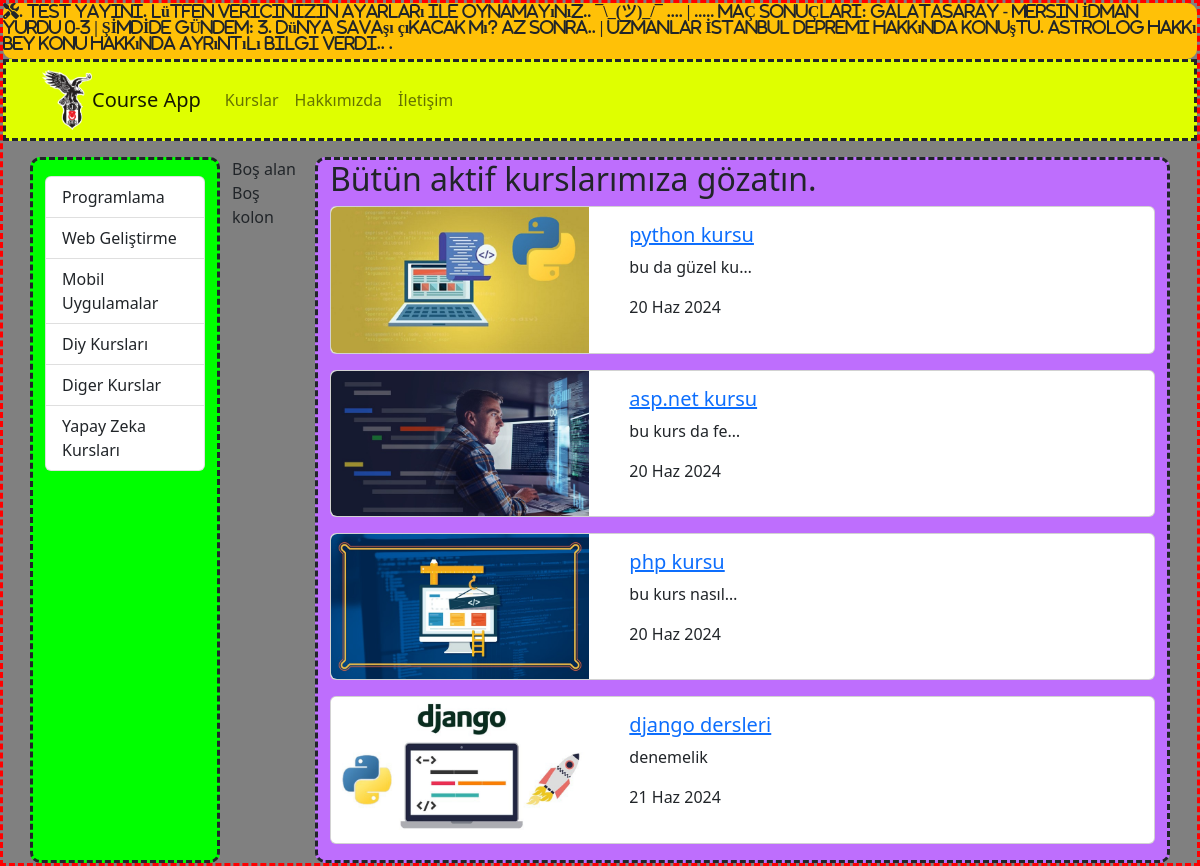
Before: /kurslar/ with the older database file.
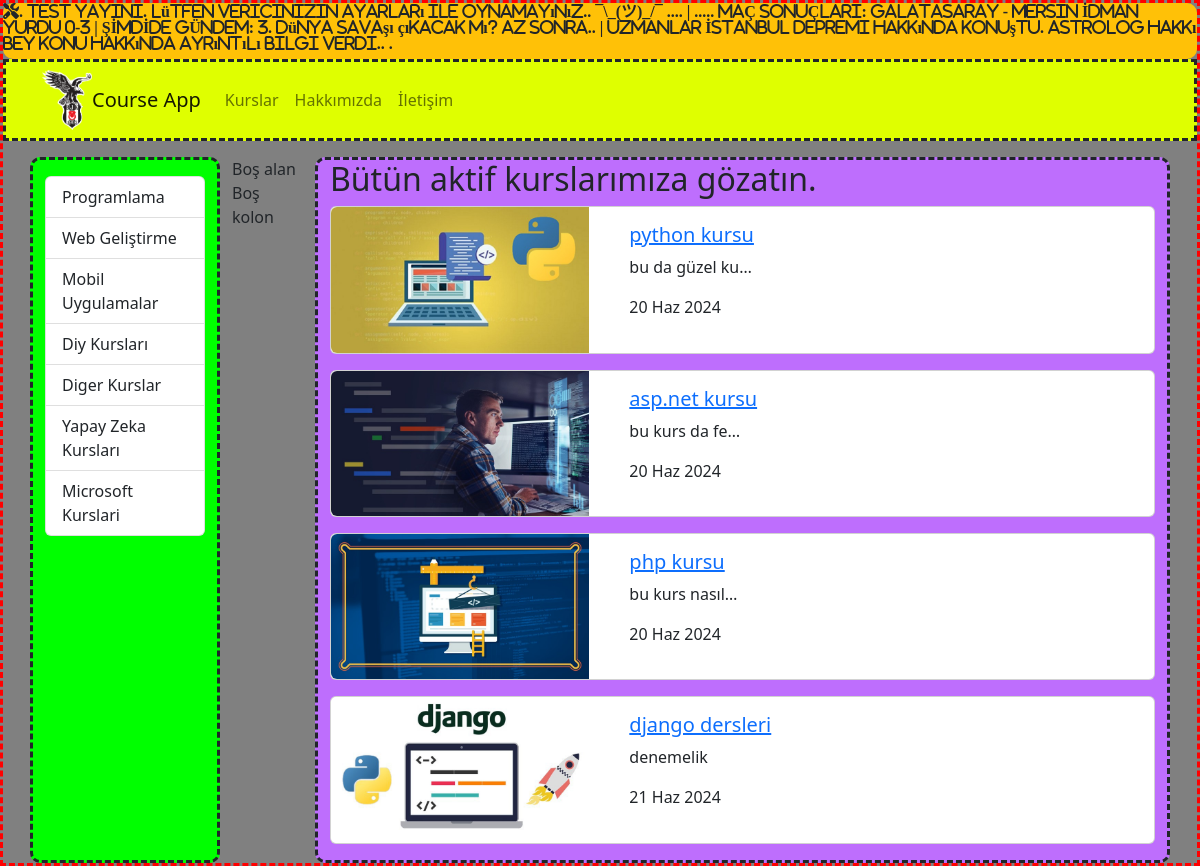
After: the same page with the newer database file.
### courses/models.py (models this page shows, shortened)
class Category(models.Model):
    name = models.CharField( max_length=50)
    slug = models.CharField(max_length=50)

class Course(models.Model):
    title = models.CharField(max_length=50)
    description = models.TextField()
    imageUrl = models.CharField(max_length=50, blank=False)
    date = models.DateField()
    isActive = models.BooleanField()
    slug = models.SlugField(default = "", null=False, unique=True, db_index=True)

### courses/views.py (the view)
# urls.py: path('', views.index),
def index(request):
    kurslar = Course.objects.filter(isActive=1)
    kategoriler = Category.objects.all()
    return render(request, 'courses/index.html', {
        'categories': kategoriler,
        'courses': kurslar
    })

### courses/templates/courses/index.html (shortened to what this page needs)
{% extends "layout.html" %}
{% load static %}
{% block css_files %}
        <link rel="stylesheet" href="{%static 'courses/css/style.css'%}">
{% endblock  %}
{% block content %}
        <div class="container mt-3"  >
                <div class="row">
                    <div class="col-2" style="border:dashed; background-color:Lime;">
                    {% include 'courses/partials/_categories.html' %}
                       </div>
                <div class="col-1" style="background-color:grey; ">
                                Boş alan
                                Boş kolon
                </div>
                <div class="col-9" style="border:dashed; background:#BE6EFD">
                <h2>Bütün aktif kurslarımıza gözatın. </h2>
                        {% for course  in courses %}
                                         {% include 'courses/partials/_course.html' %}
                        {% endfor %}
                                        </div>
                </div>
        </div>
{% endblock  %}

### courses/templates/courses/partials/_categories.html
<div class="list-group mt-3">
    {% for  category in categories %}
    <a href="{% url "courses_by_category" category.slug%}" class=list-group-item list-group-item-action>{{category.name|title}}</a>
    {% endfor %}
</div>

### courses/templates/courses/partials/_course.html
 {% load static %}
<div class="card mb-3">
    <div class="row">
        <div class="col-4">
            <img
                class="img-fluid rounded-start"
                src="{% static 'courses/img/'|add:course.imageUrl %}"
                alt="course.title"
            />
        </div>
        <div class="col-8">
            <div class="card-body">
                <h5 class="card-title"> <a href="{% url "course_details" course.slug %}">{{course.title }}</a></h5>
                <p class="card-text">{{course.description|truncatechars:15}}</p>
                <p>{{course.date|date:'SHORT_DATE_FORMAT'}}</p>
            </div>
        </div>
    </div>
</div>

Changed rows visible on the page:
added Category: name "Microsoft Kurslari"
